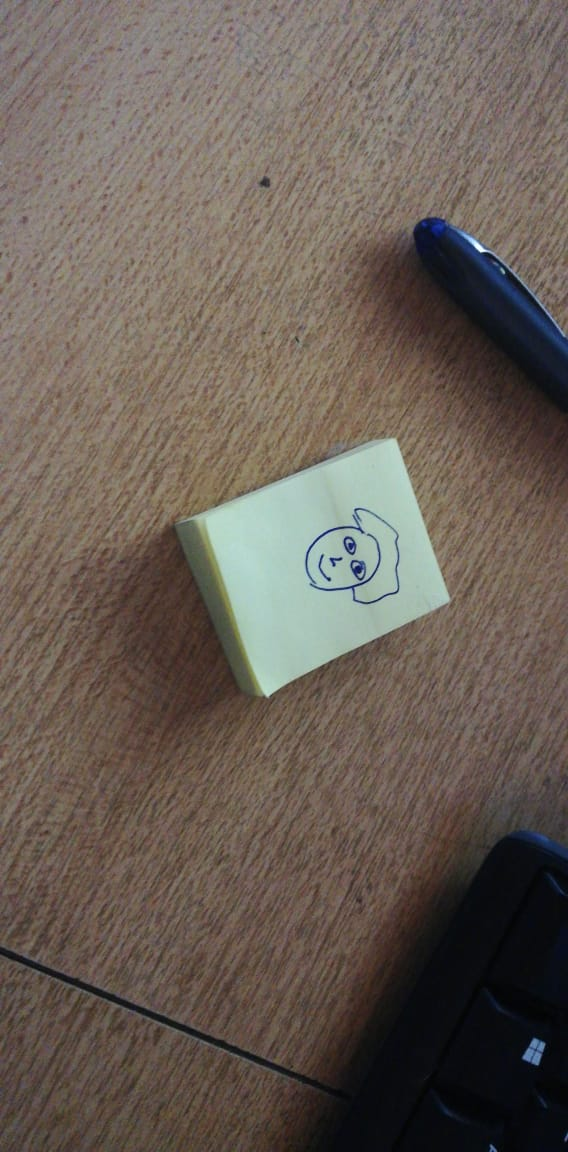
#> input picture test_img.jpeg, 568 x 1152 px
$ python cv2_windows.py
#> lines starting #> are read from the running program, lines starting #| are printed output that depends on the picture
import numpy as np
import cv2
import threading

def click_event(event, x, y, flags, params):

    if event==cv2.EVENT_LBUTTONDOWN:
        print(' Mouse Position = [{}, {}]'.format(x, y))

    return None


class cv2_windows:

    def __init__(self, print_mouse_pos=False):
        self.th = None
        self.keeprunning = False
        self.win_d = {}
        self.fullscreen = False

        self.set_mouse_event = print_mouse_pos
        return None


    def open_window(self,
                    win_shape=(600,600),
                    win_name='Prediction'):

        if self.th is None:
            self.th = threading.Thread( target=self._win_update )
            self.keeprunning = True
            self.lock = threading.Lock()
            self.th.start()

        win_img = 128*np.ones( win_shape, dtype=np.uint8 )
        with self.lock:
            self.win_d[win_name] = [win_shape, win_img]

        return None


    def close_windows(self):
        self.keeprunning = False
        return None


    def _win_update(self):

        while self.keeprunning:
            with self.lock:
                for win_name, (win_shape, win_img) in self.win_d.items():
                    cv2.imshow(win_name, win_img)

                if self.set_mouse_event and len(self.win_d.items()) > 0:
                    for win_name, (win_shape, win_img) in self.win_d.items():
                        print('Setting:', win_name)
                        cv2.setMouseCallback(win_name, click_event)

                    self.set_mouse_event = False

            wkey = cv2.waitKey(10) & 0xFF
#> (key q is pressed here)
            if wkey == ord('q'):
                break

            elif wkey == ord('f'):
                self.fullscreen = not self.fullscreen
                cv2.destroyAllWindows()

                if self.fullscreen:
                    for win_name, (win_shape, win_img) in self.win_d.items():
                        cv2.namedWindow(win_name, cv2.WND_PROP_FULLSCREEN)
                        cv2.setWindowProperty(win_name, cv2.WND_PROP_FULLSCREEN, cv2.WINDOW_FULLSCREEN)

        self.keeprunning = False
        cv2.destroyAllWindows()
        self.th = None

        return None


    def update_img(self, img, win_name=None):
        """ the image needs to be in RGB mode """

        with self.lock:
            if win_name is None and len(self.win_d.keys()) == 1:
                win_name = list(self.win_d.keys())[0]

            elif win_name is None and len(self.win_d.keys()) > 1:
                raise Exception(' - ERROR, update_img: you need to specify a win_name if there are more than one windows opened.')

            if win_name not in self.win_d.keys():
                raise Exception(' - ERROR, update_img: bad window name.')

        if len(img.shape) == 2:
            img = np.repeat(img[...,np.newaxis], 3, axis=-1)

        img = cv2.cvtColor(img, cv2.COLOR_RGB2BGR)
        win_img = cv2.resize(img, tuple(self.win_d[win_name][0][::-1]) )

        with self.lock:
            self.win_d[win_name][1] = win_img

        return None


if __name__ == '__main__':
    win = cv2_windows(True)
    win.open_window(win_shape=(500,700), win_name='Prediction')
##    win.open_window(win_shape=(200,600), win_name='Prediction2')

    img = cv2.imread('test_img.jpeg')[:,:,::-1]
    win.update_img(img)
#> in update_img, img is the input picture: shape (1152, 568, 3); mean B, G, R 86.2, 95, 105.5
#> in update_img, `win_img = cv2.resize(img, tuple(self.win_d[win_name][0][::-1]) )`:
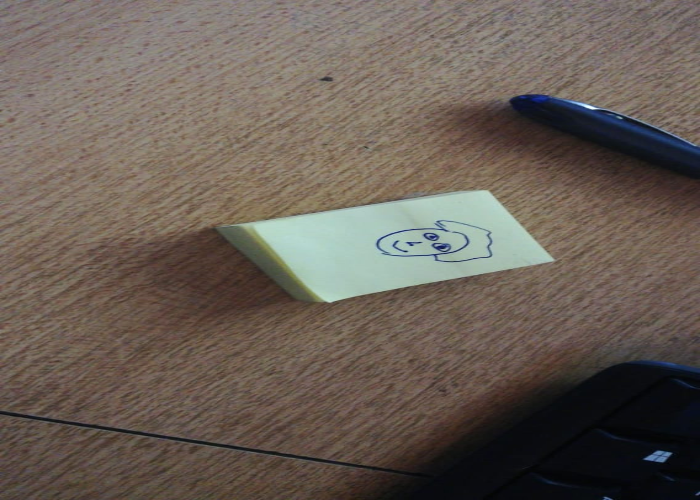
#> win_img: shape (500, 700, 3); mean B, G, R 86.1, 94.9, 105.3
